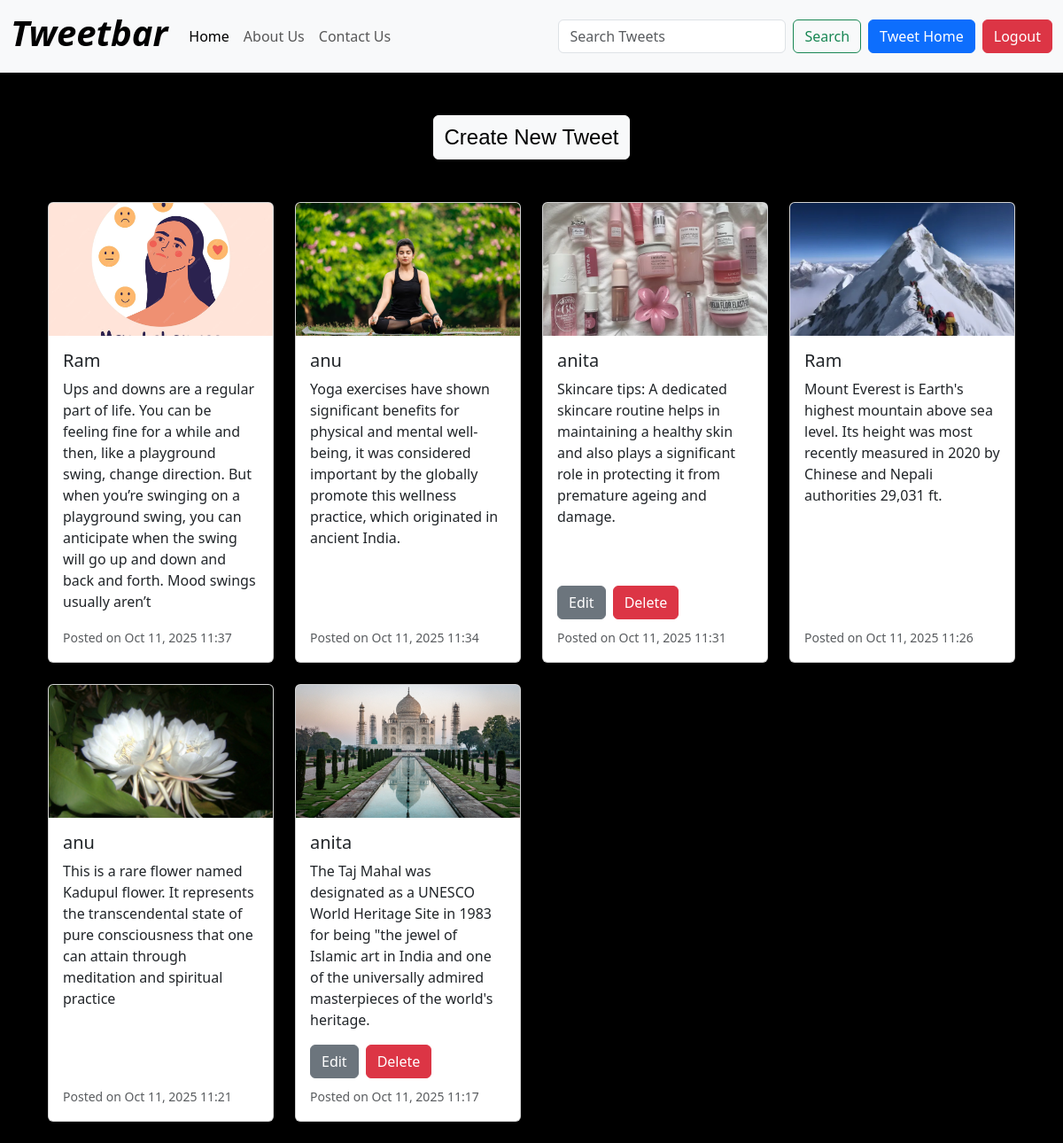
The app's page / (signed in) with its own data.
### tweet/models.py (models this page shows, shortened)
class Tweet(models.Model):
    user = models.ForeignKey(User, on_delete=models.CASCADE)
    text = models.TextField(max_length=280)
    photo = models.ImageField(upload_to='photos/', blank=True, null=True)
    created_at = models.DateTimeField(auto_now_add=True)
    updated_at = models.DateTimeField(auto_now=True)

### tweet/views.py (the view)
# urls.py: path('', views.tweet_list, name='tweet_list'),
def tweet_list(request):
    query = request.GET.get('q')
    if query:
        tweets = Tweet.objects.filter(
            Q(text__icontains=query) | Q(user__username__icontains=query)
        ).order_by('-created_at')
    else:
        tweets = Tweet.objects.all().order_by('-created_at')
    return render(request, 'tweet_list.html', {'tweets': tweets})

### templates/tweet_list.html (shortened to what this page needs)
{% extends "base.html" %}
{% block body %}
  <div class="text-center mt-5">
    <a class="btn btn-light mb-4" href="{% url 'tweet_create' %}" style="font-family: 'Montserrat', sans-serif; font-size: 1.5rem; color: #000;">
      Create New Tweet
    </a>
  </div>
  <div class="container mt-4">
    <div class="row">
      {% for tweet in tweets %}
        <div class="col-12 col-sm-6 col-md-4 col-lg-3 mb-4">
          <div class="card h-100" style="max-width: 100%;">
            {% if tweet.photo %}
              <img src="{{ tweet.photo.url }}" class="card-img-top" alt="Tweet Image" style="height: 150px; object-fit: cover;">
            {% endif %}
            <div class="card-body d-flex flex-column">
              <h5 class="card-title">{{ tweet.user.username }}</h5>
              <p class="card-text">{{ tweet.text }}</p>
              <div class="mt-auto">
                {% if tweet.user == user %}
                  <div class="d-flex gap-2 mb-2">
                    <a href="{% url 'tweet_edit' tweet.id %}" class="btn btn-secondary">Edit</a>
                    <a href="{% url 'tweet_delete' tweet.id %}" class="btn btn-danger">Delete</a>
                  </div>
                {% endif %}
                <p class="card-text"><small class="text-muted">Posted on {{ tweet.created_at|date:"M d, Y H:i" }}</small></p>
              </div>
            </div>
          </div>
        </div>
      {% empty %}
        <p>No tweets available.</p>
      {% endfor %}
    </div>
  </div>
{% endblock %}

### templates/base.html (style rules this page uses)
body { background-color: black; color: white; }

### records on screen
Tweet: photo (picture), user.username "Ram", text "Ups and downs are a regular part of life. You can be feeling fine for a while and then, like a playground swing, change direction. But when you’re swinging on a playground swing, you can anticipate when the swing will go up and down and back and forth. Mood swings usually aren’t", created_at "Oct 11, 2025 11:37"
Tweet: photo (picture), user.username "anu", text "Yoga exercises have shown significant benefits for physical and mental well-being, it was considered important by the globally promote this wellness practice, which originated in ancient India.", created_at "Oct 11, 2025 11:34"
Tweet: photo (picture), user.username "anita", text "Skincare tips: A dedicated skincare routine helps in maintaining a healthy skin and also plays a significant role in protecting it from premature ageing and damage.", shows "Edit", created_at "Oct 11, 2025 11:31"
Tweet: photo (picture), user.username "Ram", text "Mount Everest is Earth's highest mountain above sea level. Its height was most recently measured in 2020 by Chinese and Nepali authorities 29,031 ft.", created_at "Oct 11, 2025 11:26"
Tweet: photo (picture), user.username "anu", text "This is a rare flower named Kadupul flower. It represents the transcendental state of pure consciousness that one can attain through meditation and spiritual practice", created_at "Oct 11, 2025 11:21"
Tweet: photo (picture), user.username "anita", text "The Taj Mahal was designated as a UNESCO World Heritage Site in 1983 for being \"the jewel of Islamic art in India and one of the universally admired masterpieces of the world's heritage.", shows "Edit", created_at "Oct 11, 2025 11:17"
